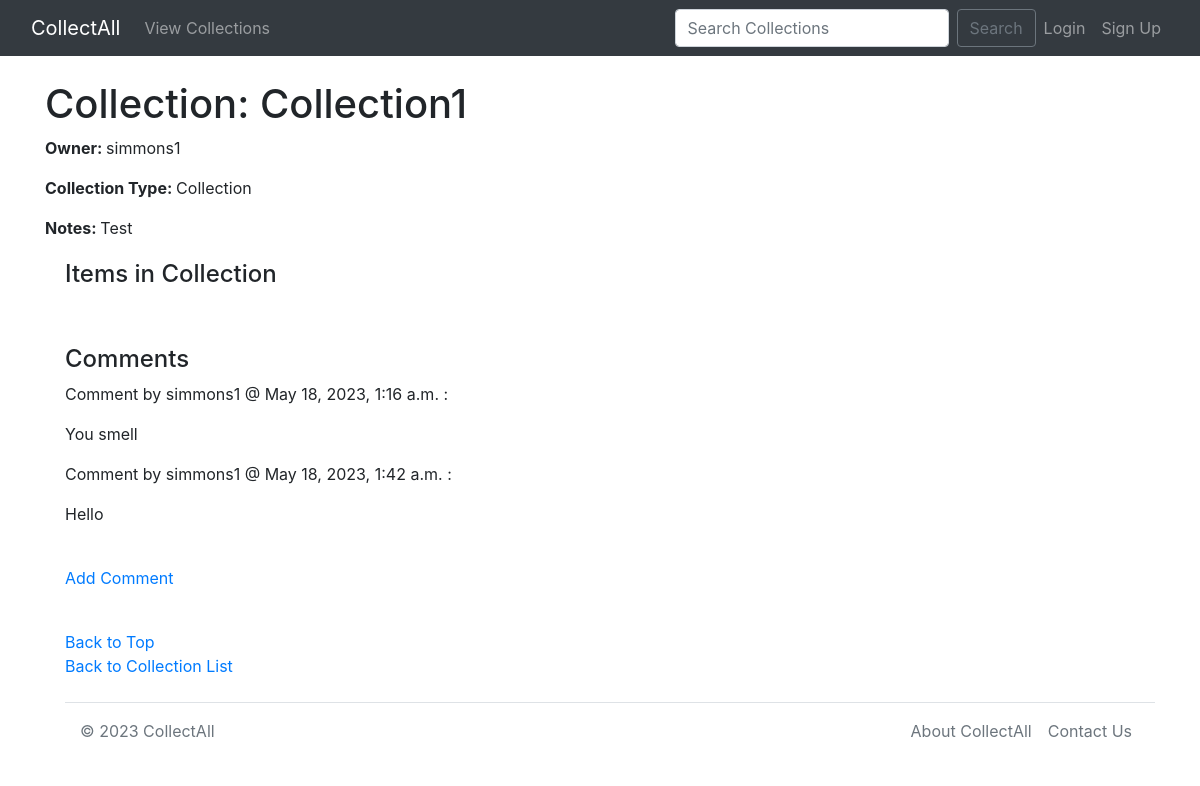
/collection_detail/1/, run on the app's committed database.
### CollectAll/models.py (models this page shows, shortened)
class Collection(models.Model):
    name = models.CharField(max_length=200, help_text='Enter a Collection Title')
    private = models.BooleanField()
    favorite = models.BooleanField()
    notes = models.TextField()
    collectionType = models.ForeignKey('CollectionType', on_delete=models.RESTRICT, null=True)
    siteUser = models.ForeignKey('SiteUser', on_delete=models.RESTRICT, null=True)
    parent = models.ForeignKey('Collection', on_delete=models.RESTRICT, null=True, blank=True)
    collection_image = models.ImageField(upload_to='images/', null=True, blank=True)
    categories = models.ManyToManyField('Category', related_name='collections', blank=True)
    comments = models.ManyToManyField('Comment', related_name='collection_comments', blank=True)
    class Meta:
        ordering = ['name']

class SiteUser(AbstractUser):
    private = models.BooleanField(null=True)
    first_name = models.CharField(max_length=150)
    description = models.TextField(null=True)
    user_image = models.ImageField(upload_to='images/', null=True, blank=True)
    favorite_collections = models.ManyToManyField(Collection, related_name='favored_by', blank=True)

class CollectionType(models.Model):
    name = models.CharField(max_length=200)

class Comment(models.Model):
    collection = models.ForeignKey('Collection', on_delete=models.RESTRICT, null=True)
    siteUser = models.ForeignKey('SiteUser', on_delete=models.RESTRICT, null=True)
    comments = models.TextField()
    timestamp = models.DateTimeField(default=datetime.now)

### CollectAll/views.py (the view)
# urls.py: path('collection_detail/<int:pk>/', views.CollectionDetailView.as_view(), name='collection_detail'),
class CollectionDetailView(generic.DetailView):
    model = Collection
    template_name = 'CollectAll/collection_detail.html'
    context_object_name = 'collection'
    def get_context_data(self, **kwargs):
        context = super().get_context_data(**kwargs)
        collection = self.get_object()
        comments = Comment.objects.filter(collection=collection)
        context['comments'] = comments
        return context

### CollectAll/templates/CollectAll/collection_detail.html (shortened to what this page needs)
{% extends "CollectAll/base.html" %}
{% block content %}
<HEAD>
<h1>Collection: {{ collection.name }}</h1>
</HEAD>
    {% if collection.private == False or collection.private == True and collection.siteUser == user %}
<p><strong>Owner:  </strong> <a>{{ collection.siteUser.username }}</a></p>
<p><strong>Collection Type:  </strong> {{ collection.collectionType.name }}</p>
<p><strong>Notes: </strong>{{ collection.notes }}</p>
<div style="margin-left:20px;margin-top:20px">
<h4>Items in Collection</h4>
        <div>
            <div>
                <br>
                <br>
    <h4>Comments</h4>
    {% for comment in comments %}
        <div class="comment">
            <p> Comment by {{ comment.siteUser.username }} @ {{ comment.timestamp }} : </p>
            <p>{{ comment.comments }}</p>
        </div>
    {% empty %}
        <p>No comments yet.</p>
    {% endfor %}
</div>
<br>
        <div>
            <a href="{% url 'add_comment' collection.pk %}" >Add Comment</a>
        </div>
    {% else %}
        You are not authorized to view this collection.
    {% endif %}
    <br>
            <a href='#top'>Back to Top</a>
    <br>
            <a href="{% url 'collection_list' %}">Back to Collection List</a>
{% endblock %}

### CollectAll/templates/CollectAll/base.html (shortened to what this page needs)
{% load static %}
<!DOCTYPE html>
<html lang="en">
<head>
<link rel="stylesheet" href="https://cdn.jsdelivr.net/npm/bootstrap@4.3.1/dist/css/bootstrap.min.css">
</head>
<body>
<nav class="navbar navbar-expand-lg navbar-dark bg-dark">
    <div class="container-fluid">
        <a class="navbar-brand" href="{% url 'index' %}">CollectAll</a>
        <div class="collapse navbar-collapse" id="navbarSupportedContent">
            <ul class="navbar-nav me-auto mb-2 mb-lg-0">
                <li class="nav-item">
                    <a class="nav-link" href="{% url 'collection_list' %}">View Collections</a>
                </li>
            </ul>
        </div>
        <form class="form-inline my-2 my-lg-0" method="POST" action="{% url 'search_collections' %}">
            <input class="form-control mr-sm-2" type="search" placeholder="Search Collections" aria-label="Search" name="searched">
            <button class="btn btn-outline-secondary my-2 my-sm-0" type="submit">Search</button>
        </form>
        <ul class="nav navbar-nav ml-auto">
            {% if user.is_authenticated %}
                <li><a class="nav-link" href="{{ user.get_absolute_url }}">Profile</a> </li>
                <li><a class="nav-link" href="{% url 'logout' %}"><span
                    class="glyphicon glyphicon-log-in"></span>Logout</a>
                </li>
            {% else %}
                <li><a class="nav-link" href="{% url 'login' %}">Login</a>
                </li>
                <li><a class="nav-link" href="{% url 'register' %}">Sign Up</a></li>
            {% endif %}
        </ul>
    </div>
</nav>
<div class="container">
    <br/>
    {% block content %}
    {% endblock %}
</div>
<div class="footer">
  <footer id="footer" class="site-footer bottom:0; d-flex flex-wrap justify-content-between align-items-center py-3 my-4 border-top">
    <div class="col-md-4 d-flex align-items-center">
      <span class="mb-3 mb-md-0 text-muted">© 2023 CollectAll</span>
    </div>
<ul class="nav col-md-4 justify-content-end list-unstyled d-flex">
  <li class="ms-3 px-2"><a class="text-muted" href="{% url 'about' %}">About CollectAll</a></li>
  <li class="ms-3 px-2"><a class="text-muted" href="{% url 'contact_app' %}">Contact Us</a></li>
</ul>
  </footer>
</div>
</body>
</html>

### data on the page
Collection: name "Collection1", siteUser.username "simmons1", collectionType.name "Collection", notes "Test"
Comment: siteUser.username "simmons1", timestamp "May 18, 2023, 1:16 a.m.", comments "You smell"
Comment: siteUser.username "simmons1", timestamp "May 18, 2023, 1:42 a.m.", comments "Hello"
